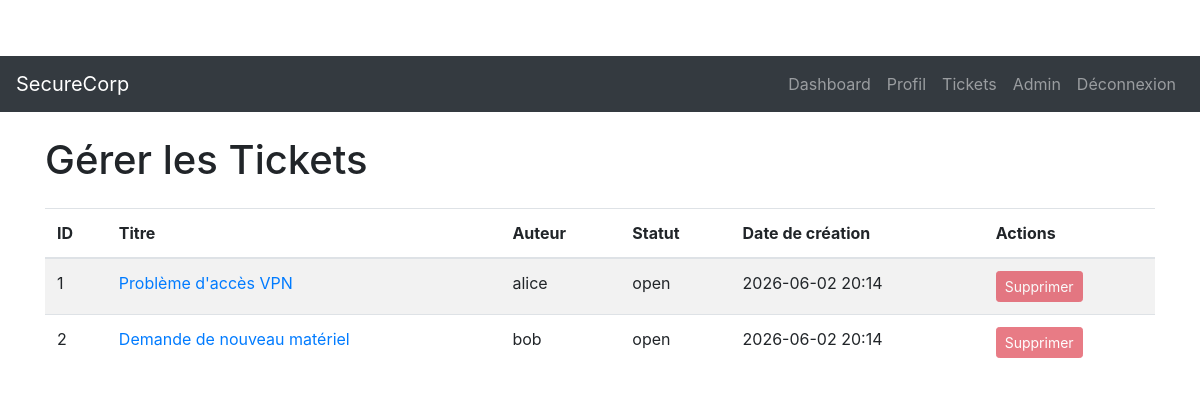
/admin/tickets (signed in), run on the app's committed database.
### database/models.py (models this page shows, shortened)
class Ticket(db.Model):
    id = db.Column(db.Integer, primary_key=True)
    title = db.Column(db.String(200), nullable=False)
    content = db.Column(db.Text, nullable=False)
    author_id = db.Column(db.Integer, db.ForeignKey('user.id'), nullable=False)
    status = db.Column(db.String(20), default='open')
    created_at = db.Column(db.DateTime, default=datetime.utcnow)
    author = db.relationship('User', backref=db.backref('tickets', lazy=True))

class User(db.Model):
    id = db.Column(db.Integer, primary_key=True)
    username = db.Column(db.String(80), unique=True, nullable=False)
    password = db.Column(db.String(120), nullable=False)
    role = db.Column(db.String(20), default='user')
    email = db.Column(db.String(120), unique=True, nullable=False)

### admin/routes.py (the view)
@admin_bp.route('/tickets')
@role_required('admin')
def manage_tickets():
    tickets = get_all_tickets()
    return render_template('admin/tickets.html', tickets=tickets)

### admin/services.py (called while the page is built)
def get_all_tickets():
    return Ticket.query.all()

### auth/utils.py (called while the page is built)
def role_required(role):
    def decorator(f):
        @wraps(f)
        def decorated_function(*args, **kwargs):
            if 'role' not in session or session['role'] != role:
                flash('Accès non autorisé.', 'danger')
                abort(403)
            return f(*args, **kwargs)
        return decorated_function
    return decorator

### templates/admin/tickets.html (shortened to what this page needs)
{% extends "base.html" %}
{% block content %}
    <h1 class="mb-4">Gérer les Tickets</h1>
    <table class="table table-striped">
        <thead>
            <tr>
                <th>ID</th>
                <th>Titre</th>
                <th>Auteur</th>
                <th>Statut</th>
                <th>Date de création</th>
                <th>Actions</th>
            </tr>
        </thead>
        <tbody>
            {% for ticket in tickets %}
            <tr>
                <td>{{ ticket.id }}</td>
                <td><a href="{{ url_for('tickets.view_ticket', ticket_id=ticket.id) }}">{{ ticket.title }}</a></td>
                <td>{{ ticket.author.username }}</td>
                <td>{{ ticket.status }}</td>
                <td>{{ ticket.created_at.strftime('%Y-%m-%d %H:%M') }}</td>
                <td>
                    <button class="btn btn-danger btn-sm" disabled>Supprimer</button>
                </td>
            </tr>
            {% endfor %}
        </tbody>
    </table>
{% endblock %}

### static/css/style.css (style rules this page uses)
body { padding-top: 56px; }

### data on the page
Ticket: id "1", title "Problème d'accès VPN", author.username "alice", status "open", created_at "2026-06-02 20:14"
Ticket: id "2", title "Demande de nouveau matériel", author.username "bob", status "open", created_at "2026-06-02 20:14"
